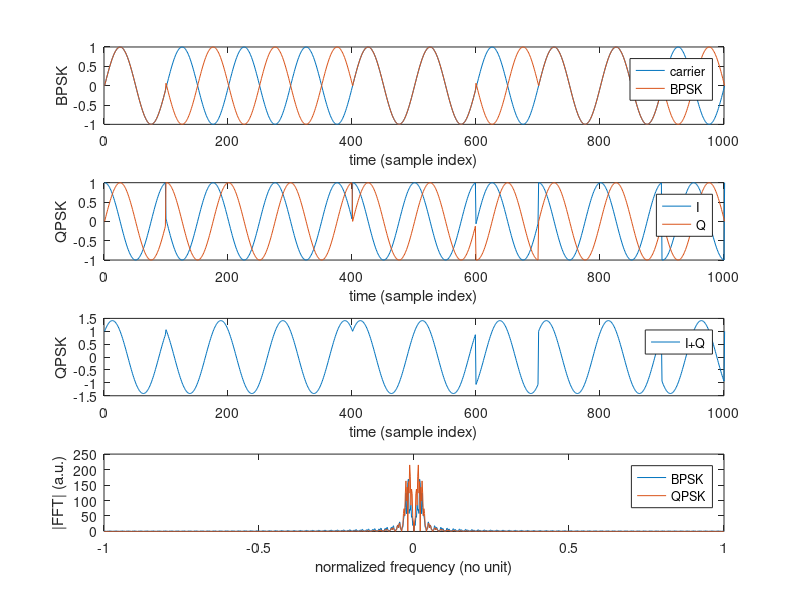

Write MATLAB code to recreate this figure.
t=[0:0.01:10];
s=(sin(2*pi*t));
sp=s;
s(100:400)=-s(100:400);
s(600:700)=-s(600:700);
s(900:1000)=-s(900:1000);
subplot(411)
plot(sp)
hold on
plot(s)
legend('carrier','BPSK')
xlim([0 1000]);xlabel('time (sample index)');ylabel('BPSK')
sq=(exp(j*2*pi*t));
sq(100:400)=sq(100:400).*exp(j*pi/2);
sq(600:700)=sq(600:700).*exp(-j*pi/2);
sq(900:1000)=sq(900:1000).*exp(j*pi);
subplot(412)
plot(real(sq));hold on
plot(imag(sq));
xlim([0 1000]);xlabel('time (sample index)');ylabel('QPSK');legend('I','Q')
subplot(413)
plot(real(sq)+imag(sq));
xlim([0 1000]);xlabel('time (sample index)');ylabel('QPSK');legend('I+Q')
subplot(414)
plot(linspace(-1,1,length(sq)),abs(fftshift(fft(real(sq)+imag(sq))))/2);
hold on
plot(linspace(-1,1,length(s)),abs(fftshift(fft(s))));
xlabel('normalized frequency (no unit)')
ylabel('|FFT| (a.u.)');legend('BPSK','QPSK')
